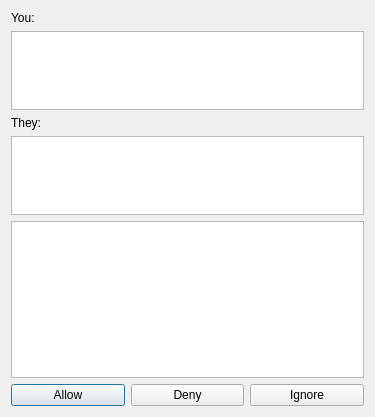
<?xml version="1.0" encoding="UTF-8"?>
<ui version="4.0">
 <class>SubscriptionChange</class>
 <widget class="QDialog" name="SubscriptionChange">
  <property name="geometry">
   <rect>
    <x>0</x>
    <y>0</y>
    <width>375</width>
    <height>417</height>
   </rect>
  </property>
  <property name="windowTitle">
   <string>Visibility Request</string>
  </property>
  <property name="windowIcon">
   <iconset resource="../dchat.qrc">
    <normaloff>:/dchatlogo.png</normaloff>:/dchatlogo.png</iconset>
  </property>
  <layout class="QGridLayout" name="gridLayout">
   <item row="0" column="0">
    <widget class="QLabel" name="label">
     <property name="text">
      <string>You:</string>
     </property>
    </widget>
   </item>
   <item row="2" column="0">
    <widget class="QLabel" name="label_2">
     <property name="text">
      <string>They:</string>
     </property>
    </widget>
   </item>
   <item row="4" column="0">
    <widget class="QTextBrowser" name="changeMessage">
     <property name="sizePolicy">
      <sizepolicy hsizetype="Expanding" vsizetype="Expanding">
       <horstretch>0</horstretch>
       <verstretch>20</verstretch>
      </sizepolicy>
     </property>
    </widget>
   </item>
   <item row="5" column="0">
    <layout class="QHBoxLayout" name="horizontalLayout">
     <item>
      <widget class="QPushButton" name="allowButton">
       <property name="text">
        <string>Allow</string>
       </property>
      </widget>
     </item>
     <item>
      <widget class="QPushButton" name="denyButton">
       <property name="text">
        <string>Deny</string>
       </property>
      </widget>
     </item>
     <item>
      <widget class="QPushButton" name="ignoreButton">
       <property name="text">
        <string>Ignore</string>
       </property>
      </widget>
     </item>
    </layout>
   </item>
   <item row="1" column="0">
    <widget class="QPlainTextEdit" name="ownId">
     <property name="sizePolicy">
      <sizepolicy hsizetype="Expanding" vsizetype="Expanding">
       <horstretch>0</horstretch>
       <verstretch>10</verstretch>
      </sizepolicy>
     </property>
     <property name="readOnly">
      <bool>true</bool>
     </property>
    </widget>
   </item>
   <item row="3" column="0">
    <widget class="QPlainTextEdit" name="remoteId">
     <property name="sizePolicy">
      <sizepolicy hsizetype="Expanding" vsizetype="Expanding">
       <horstretch>0</horstretch>
       <verstretch>10</verstretch>
      </sizepolicy>
     </property>
     <property name="readOnly">
      <bool>true</bool>
     </property>
    </widget>
   </item>
  </layout>
 </widget>
 <resources>
  <include location="../dchat.qrc"/>
 </resources>
 <connections/>
</ui>
